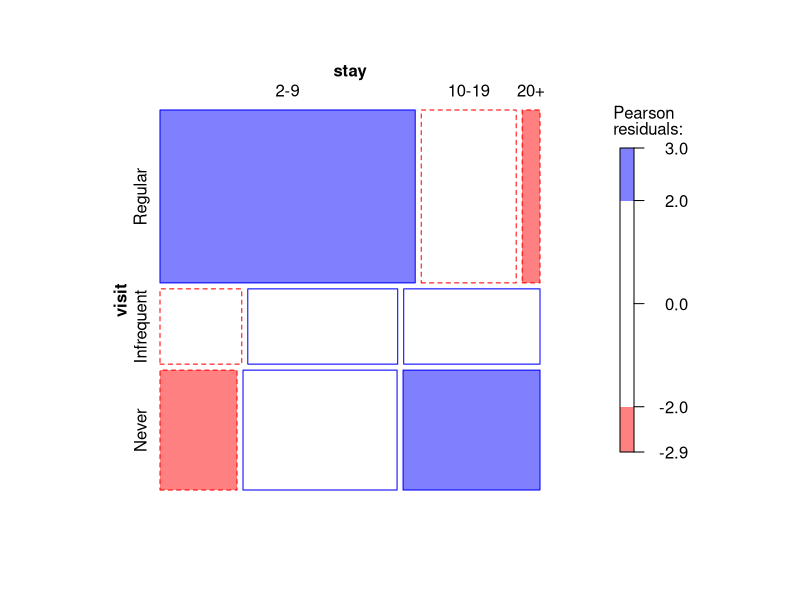
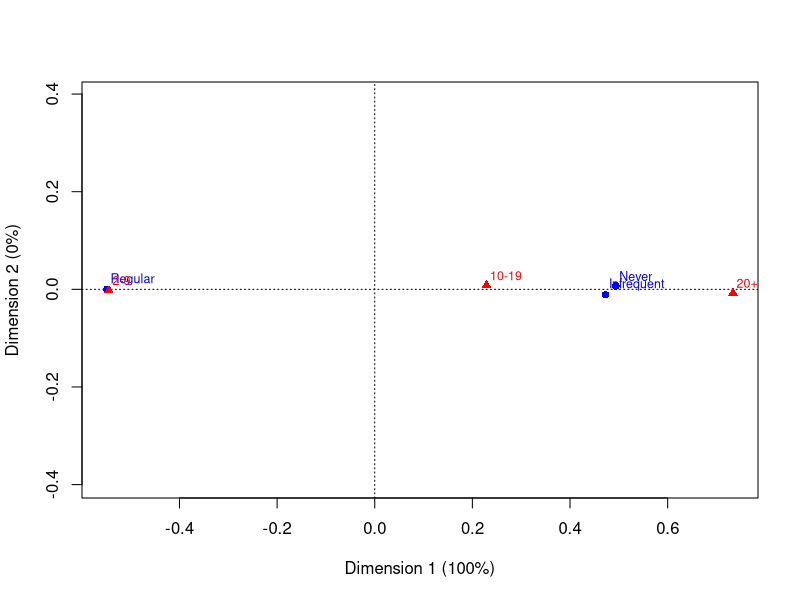

Here is the R script that generated these plots, in order:
library(vcdExtra)


### Name: HospVisits
### Title: Hospital Visits Data
### Aliases: HospVisits
### Keywords: datasets

### ** Examples

data(HospVisits)
mosaic(HospVisits, gp=shading_Friendly)

library(ca)
ca(HospVisits)
# surprisingly 1D !
plot(ca(HospVisits))
